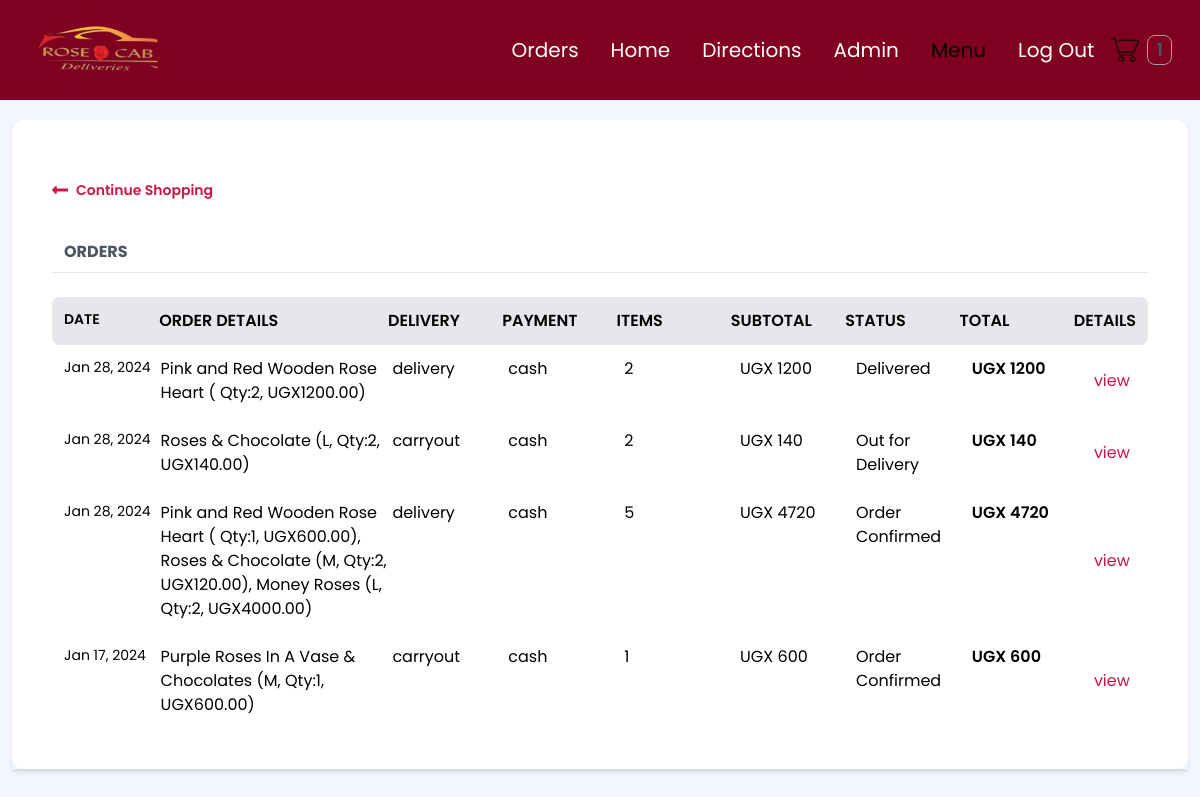
Page /orders/ (signed in) on the committed database.
### order/models.py (models this page shows, shortened)
class Order(models.Model):
    PAYMENT_CHOICES = (("cash", "cash"), ("online", "online"))
    DELIVERY_CHOICES = (("delivery", "delivery"), ("carryout", "carryout"))
    transaction_id = models.UUIDField(
        primary_key=True, default=uuid.uuid4, editable=True
    )
    customer = models.ForeignKey(Customer, on_delete=models.CASCADE)
    STATUS =(
        ('Pending','Pending'),
        ('Order Confirmed','Order Confirmed'),
        ('Out for Delivery','Out for Delivery'),
        ('Delivered','Delivered'),
    )
    status=models.CharField(max_length=50,null=True,choices=STATUS,default='Pending')
    date_ordered = models.DateTimeField(auto_now_add=True)
    date_modified = models.DateTimeField(auto_now=True)
    complete = models.BooleanField(default=False)
    paid = models.BooleanField(default=False)
    payment_method = models.CharField(max_length=10, choices=PAYMENT_CHOICES)
    delivery_method = models.CharField(max_length=10, choices=DELIVERY_CHOICES)
    shipping = models.ForeignKey(
        "ShippingAddress", on_delete=models.SET_NULL, blank=True, null=True
    )
    pickup = models.ForeignKey(
        "PickUpDetail", on_delete=models.SET_NULL, blank=True, null=True
    )
    coupon = models.ForeignKey(
        "Coupon", on_delete=models.SET_NULL, blank=True, null=True
    )
    email = models.EmailField(max_length=70, null=True, blank=True)
    phone = models.CharField(max_length=20, null=True, blank=True)
    @property
    def get_cart_subtotal(self):
        order_items = self.orderitem_set.all()
        total = sum([item.get_total for item in order_items])
        return total
    get_cart_subtotal.fget.short_description = "Subtotal"
    @property
    def get_cart_total(self):
        total = self.get_cart_subtotal
        if self.coupon:
            total = total - self.get_coupon_value
        return total
    get_cart_total.fget.short_description = "Total"
    @property
    def get_cart_items(self):
        order_items = self.orderitem_set.all()
        total = sum([item.quantity for item in order_items])
        return total
    get_cart_items.fget.short_description = "# Items"
    @property
    def display_items(self):
        order_items = self.orderitem_set.all()
        ticker, l = 1, len(order_items)
        product_titles = str()
        for item in order_items:
            add_comma = ", " if l > 1 and ticker != l else ""
            if item.variation:
                product_title = f"""{item.product.name}
                ({item.variation.get_size},
                Qty:{item.quantity}, UGX{item.get_total}){add_comma}"""
            else:
                product_title = f"""{item.product.name}
                ( Qty:{item.quantity}, UGX{item.get_total}){add_comma}"""
            product_titles += product_title
            ticker += 1
        return product_titles
    @property
    def get_coupon_value(self):
        if self.coupon:
            if self.coupon.discount_type == "Percent":
                coupon_value = round(
                    self.get_cart_subtotal * self.coupon.discount_amount / 100, 2
                )
            else:
                coupon_value = self.coupon.discount_amount
        else:
            coupon_value = None
        return coupon_value
    get_coupon_value.fget.short_description = "Coupon"

class OrderItem(models.Model):
    product = models.ForeignKey(Product, on_delete=models.CASCADE)
    order = models.ForeignKey(Order, on_delete=models.CASCADE)
    variation = models.ForeignKey(
        ProductVariant, on_delete=models.SET_NULL, blank=True, null=True
    )
    quantity = models.IntegerField(default=0)
    date_added = models.DateTimeField(auto_now_add=True)
    @property
    def get_item_price(self):
        if self.product.has_variants:
            return self.variation.price
        else:
            return self.product.price
    @property
    def get_total(self):
        if self.product.has_variants:
            total = self.variation.price * self.quantity
        else:
            total = self.product.price * self.quantity
        return total
    get_total.fget.short_description = "Total"
    def image_tag(self):
        return mark_safe(
            f'<img src="{self.product.image.url}" width="100" height="100" />'
        )
    image_tag.short_description = "Image"

### store/models.py (models this page shows, shortened)
class Product(models.Model):
    id = models.UUIDField(primary_key=True, default=uuid.uuid4, editable=False)
    name = models.CharField(max_length=100)
    price = models.DecimalField(max_digits=6, decimal_places=2, blank=True, null=True)
    desc = models.TextField(max_length=500, blank=True, null=True)
    image = models.ImageField(blank=True, upload_to="images")
    created_at = models.DateField(auto_now_add=True)
    updated_at = models.DateField(auto_now=True)
    product_category = models.ForeignKey(
        "Category", on_delete=models.CASCADE, null=True, blank=True
    )
    class Meta:
        ordering = ("product_category",)
    def image_tag(self):  # pragma: no cover
        if self.image:
            return mark_safe(f'<img src="{self.image.url}" width="100" height="100" />')
    image_tag.short_description = "Image"
    @property
    def has_variants(self):
        if self.productvariant_set.count() > 0:
            return True
        else:
            return False

class ProductVariant(models.Model):
    title = models.CharField(max_length=100, blank=True, null=True)
    product = models.ForeignKey(Product, on_delete=models.CASCADE)
    size = models.ForeignKey(Size, on_delete=models.CASCADE)
    price = models.DecimalField(max_digits=6, decimal_places=2)
    @property
    def get_size(self):
        return str(self.size)

class Size(models.Model):
    name = models.CharField(max_length=20, blank=True, null=True, unique=True)
    def __str__(self):
        return self.name

### users/views.py (the view)
# urls.py: path("orders/", views.my_orders, name="my_orders"),
@login_required(login_url="users:login")
def my_orders(request):
    customer = request.user.customer
    orders = Order.objects.filter(customer=customer, complete=True).order_by(
        "-date_modified"
    )
    return render(request, "users/orders.html", context={"orders": orders})

### store/context_processors.py (called while the page is built, shortened)
def get_cart_quantity(request):
    if request.user.is_authenticated:
        try:
            customer = request.user.customer
        except:
            number_of_items = 0
    try:
        customer_order = Order.objects.filter(customer=customer, complete=False)[0]
        number_of_items = customer_order.get_cart_items
    except:
        number_of_items = 0
    return {"cart_quantity": number_of_items}

### templates/users/orders.html (shortened to what this page needs)
{% extends 'store/base.html' %} {% block content %}
<div class="flex flex-col shadow-md my-5 mx-3">
  <div class="w-full bg-white px-10 py-10 rounded-xl">
    <a id="links" href="{% url 'store:afterlogin' %}" class="flex font-semibold text-indigo-600 text-sm my-5 w-1/4">
      <svg class="fill-current mr-2 w-4" viewBox="0 0 448 512">
        <path
          d="M134.059 296H436c6.627 0 12-5.373 12-12v-56c0-6.627-5.373-12-12-12H134.059v-46.059c0-21.382-25.851-32.09-40.971-16.971L7.029 239.029c-9.373 9.373-9.373 24.569 0 33.941l86.059 86.059c15.119 15.119 40.971 4.411 40.971-16.971V296z" />
      </svg>
      Continue Shopping
    </a>
    {% if orders %}
    <div class="flex mt-10 mb-2">
      <h3 class="font-bold ml-3 text-gray-600 text-md uppercase w-2/5">
        Orders
      </h3>
    </div>
    <hr>
    <br>
    <div class="flex font-semibold uppercase space-around bg-gray-200 rounded-lg p-3">
      <div class="text-sm w-1/6">Date</div>
      <div class="w-2/5">Order details</div>
      <div class="w-1/5">Delivery</div>
      <div class="w-1/5">Payment</div>
      <div class="w-1/5">Items</div>
      <div class="w-1/5">Subtotal</div>
      <div class="w-1/5">Status</div>
      <div class="w-1/5">Total</div>
      <div class="w-1/12">Details</div>
    </div>
    {% for order in orders %}
    <div class="flex space-around hover:bg-gray-100 rounded-lg p-3">
      <div class="text-sm w-1/6">{{order.date_modified|date:"M d, Y" }}</div>
      <div class="w-2/5">
        {{order.display_items}}
      </div>
      <div class="w-1/5">{{order.delivery_method}}</div>
      <div class="w-1/5">{{order.payment_method}}</div>
      <div class="w-1/5">{{order.get_cart_items}}</div>
      <div class="w-1/5">UGX&nbsp;{{order.get_cart_subtotal|floatformat:0}}</div>
      <div class="w-1/5">{{order.status}}</div>
      <div class="w-1/5 font-semibold">UGX&nbsp;{{order.get_cart_total|floatformat:0}}</div>
      <button id="links" class="w-1/12" onclick="toggleModal('{{forloop.counter}}')">view</button>
    </div>
    {% endfor %}
    {% else %}
    <div class="text-center text-xl font-semibold">
      <p>You have no orders</p>
    </div>
    {% endif %}
  </div>
</div>
{% endblock %}

### store/static/store/src/styles.css (style rules this page uses)
html { line-height: 1.5; -webkit-text-size-adjust: 100%; -moz-tab-size: 4; -o-tab-size: 4; tab-size: 4; font-family: ui-sans-serif, system-ui, -apple-system, BlinkMacSystemFont, "Segoe UI", Roboto, "Helvetica Neue", Arial, "Noto Sans", sans-serif, "Apple Color Emoji", "Segoe UI Emoji", "Segoe UI Symbol", "Noto Color Emoji"; font-feature-settings: normal; }
body { margin: 0; line-height: inherit; }
hr { height: 0; color: inherit; border-top-width: 1px; }
h1, h2, h3, h4, h5, h6 { font-size: inherit; font-weight: inherit; }
a { color: inherit; text-decoration: inherit; }
button, input, optgroup, select, textarea { font-family: inherit; font-size: 100%; font-weight: inherit; line-height: inherit; color: inherit; margin: 0; padding: 0; }
button, select { text-transform: none; }
button, [type='button'], [type='reset'], [type='submit'] { -webkit-appearance: button; background-color: transparent; background-image: none; }
blockquote, dl, dd, h1, h2, h3, h4, h5, h6, hr, figure, p, pre { margin: 0; }
button, [role="button"] { cursor: pointer; }
img, svg, video, canvas, audio, iframe, embed, object { display: block; vertical-align: middle; }
.m-0 { margin: 0px; }
.mx-3 { margin-left: 0.75rem; margin-right: 0.75rem; }
.my-5 { margin-top: 1.25rem; margin-bottom: 1.25rem; }
.mb-2 { margin-bottom: 0.5rem; }
.ml-3 { margin-left: 0.75rem; }
.mr-2 { margin-right: 0.5rem; }
.mt-10 { margin-top: 2.5rem; }
.flex { display: flex; }
.w-full { width: 100%; }
.w-4 { width: 1rem; }
.w-1\/4 { width: 25%; }
.w-2\/5 { width: 40%; }
.w-1\/5 { width: 20%; }
.w-1\/6 { width: 16.666667%; }
.w-1\/12 { width: 8.333333%; }
.flex-col { flex-direction: column; }
.rounded-lg { border-radius: 0.5rem; }
.rounded-xl { border-radius: 0.75rem; }
.bg-white { --tw-bg-opacity: 1; background-color: rgb(255 255 255 / var(--tw-bg-opacity)); }
.bg-gray-200 { --tw-bg-opacity: 1; background-color: rgb(229 231 235 / var(--tw-bg-opacity)); }
.fill-current { fill: currentColor; }
.p-0 { padding: 0px; }
.p-3 { padding: 0.75rem; }
.px-10 { padding-left: 2.5rem; padding-right: 2.5rem; }
.py-10 { padding-top: 2.5rem; padding-bottom: 2.5rem; }
.text-sm { font-size: 0.875rem; line-height: 1.25rem; }
.font-semibold { font-weight: 600; }
.font-bold { font-weight: 700; }
.uppercase { text-transform: uppercase; }
.text-gray-600 { --tw-text-opacity: 1; color: rgb(75 85 99 / var(--tw-text-opacity)); }
.text-indigo-600 { --tw-text-opacity: 1; color: rgb(88 80 236 / var(--tw-text-opacity)); }
.shadow-md { --tw-shadow: 0 4px 6px -1px rgb(0 0 0 / 0.1), 0 2px 4px -2px rgb(0 0 0 / 0.1); --tw-shadow-colored: 0 4px 6px -1px var(--tw-shadow-color), 0 2px 4px -2px var(--tw-shadow-color); box-shadow: var(--tw-ring-offset-shadow, 0 0 #0000), var(--tw-ring-shadow, 0 0 #0000), var(--tw-shadow); }

### templates/store/base.html (style rules this page uses)
body { font-family: "Poppins", sans-serif; }
#links { color:rgb(204, 22, 67); }

### rows in the picture
Order: date_modified "Jan 28, 2024", display_items "Pink and Red Wooden Rose Heart ( Qty:2, UGX1200.00)", delivery_method "delivery", payment_method "cash", get_cart_items "2", get_cart_subtotal "1200", status "Delivered", get_cart_total "1200"
Order: date_modified "Jan 28, 2024", display_items "Roses & Chocolate (L, Qty:2, UGX140.00)", delivery_method "carryout", payment_method "cash", get_cart_items "2", get_cart_subtotal "140", status "Out for Delivery", get_cart_total "140"
Order: date_modified "Jan 28, 2024", display_items "Pink and Red Wooden Rose Heart ( Qty:1, UGX600.00), Roses & Chocolate (M, Qty:2, UGX120.00), Money Roses (L, Qty:2, UGX4000.00)", delivery_method "delivery", payment_method "cash", get_cart_items "5", get_cart_subtotal "4720", status "Order Confirmed", get_cart_total "4720"
Order: date_modified "Jan 17, 2024", display_items "Purple Roses In A Vase & Chocolates (M, Qty:1, UGX600.00)", delivery_method "carryout", payment_method "cash", get_cart_items "1", get_cart_subtotal "600", status "Order Confirmed", get_cart_total "600"

### other values in the picture
{{ cart_quantity }} "1"
